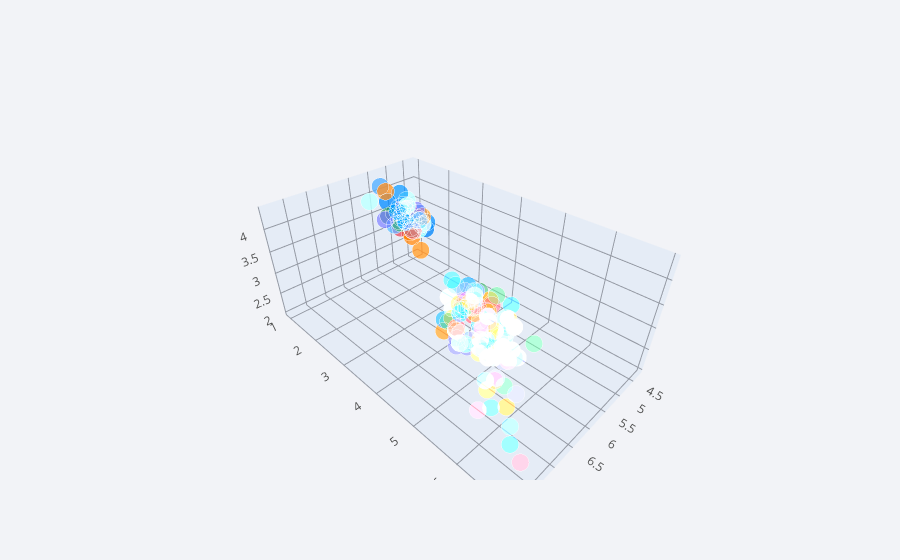

Write notebook code for a chart like this one.
### Code cell
y = x.drop('petal_width', axis=1)
y.iplot(kind='scatter3d', x='sepal_length', y='petal_length', z='sepal_width')

### Figure 1 — Plotly figure (JSON) as saved in the notebook; plotly's stock layout.template omitted (floating-point values rounded to 4 significant figures; data arrays with more than 128 entries replaced by an {"elided": "..."} marker saying what was removed)
{"data": [{"marker": {"color": {"elided": "150 str values"}, "opacity": 0.8, "size": {"elided": "150 int values"}, "symbol": "circle"}, "mode": "markers", "text": {"elided": "150 str values"}, "type": "scatter3d", "x": {"elided": "150 float values"}, "y": {"elided": "150 float values"}, "z": {"elided": "150 float values"}}], "layout": {"legend": {"bgcolor": "#F2F3F7", "font": {"color": "#505050"}}, "paper_bgcolor": "#F2F3F7", "plot_bgcolor": "#F2F3F7", "scene": {"xaxis": {"gridcolor": "#9499A3", "showgrid": true, "tickfont": {"color": "#505050"}, "title": {"font": {"color": "#505050"}, "text": ""}, "zerolinecolor": "#9499A3"}, "yaxis": {"gridcolor": "#9499A3", "showgrid": true, "tickfont": {"color": "#505050"}, "title": {"font": {"color": "#505050"}, "text": ""}, "zerolinecolor": "#9499A3"}, "zaxis": {"gridcolor": "#9499A3", "showgrid": true, "tickfont": {"color": "#505050"}, "title": {"font": {"color": "#505050"}, "text": ""}, "zerolinecolor": "#9499A3"}}, "title": {"font": {"color": "#484848"}}}}
